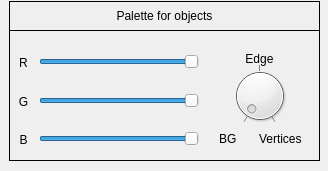
   <widget class="QFrame" name="Palette">
    <property name="geometry">
     <rect>
      <x>1</x>
      <y>530</y>
      <width>328</width>
      <height>171</height>
     </rect>
    </property>
    <property name="frameShape">
     <enum>QFrame::NoFrame</enum>
    </property>
    <property name="frameShadow">
     <enum>QFrame::Raised</enum>
    </property>
    <property name="lineWidth">
     <number>0</number>
    </property>
    <widget class="QFrame" name="Colors_panel">
     <property name="geometry">
      <rect>
       <x>9</x>
       <y>30</y>
       <width>311</width>
       <height>131</height>
      </rect>
     </property>
     <property name="frameShape">
      <enum>QFrame::Box</enum>
     </property>
     <property name="frameShadow">
      <enum>QFrame::Plain</enum>
     </property>
     <widget class="QLabel" name="R_Label">
      <property name="geometry">
       <rect>
        <x>2</x>
        <y>20</y>
        <width>25</width>
        <height>25</height>
       </rect>
      </property>
      <property name="text">
       <string>R</string>
      </property>
      <property name="alignment">
       <set>Qt::AlignCenter</set>
      </property>
     </widget>
     <widget class="QSlider" name="Slider_Green">
      <property name="geometry">
       <rect>
        <x>30</x>
        <y>63</y>
        <width>160</width>
        <height>16</height>
       </rect>
      </property>
      <property name="maximum">
       <number>253</number>
      </property>
      <property name="singleStep">
       <number>1</number>
      </property>
      <property name="value">
       <number>253</number>
      </property>
      <property name="orientation">
       <enum>Qt::Horizontal</enum>
      </property>
     </widget>
     <widget class="QLabel" name="B_Label">
      <property name="geometry">
       <rect>
        <x>2</x>
        <y>97</y>
        <width>25</width>
        <height>25</height>
       </rect>
      </property>
      <property name="text">
       <string>B</string>
      </property>
      <property name="alignment">
       <set>Qt::AlignCenter</set>
      </property>
     </widget>
     <widget class="QLabel" name="G_Label">
      <property name="geometry">
       <rect>
        <x>2</x>
        <y>59</y>
        <width>25</width>
        <height>25</height>
       </rect>
      </property>
      <property name="text">
       <string>G</string>
      </property>
      <property name="alignment">
       <set>Qt::AlignCenter</set>
      </property>
     </widget>
     <widget class="QDial" name="dial_color">
      <property name="geometry">
       <rect>
        <x>220</x>
        <y>30</y>
        <width>61</width>
        <height>71</height>
       </rect>
      </property>
      <property name="minimum">
       <number>0</number>
      </property>
      <property name="maximum">
       <number>2</number>
      </property>
      <property name="pageStep">
       <number>1</number>
      </property>
      <property name="value">
       <number>0</number>
      </property>
      <property name="sliderPosition">
       <number>0</number>
      </property>
      <property name="orientation">
       <enum>Qt::Horizontal</enum>
      </property>
      <property name="invertedAppearance">
       <bool>false</bool>
      </property>
      <property name="invertedControls">
       <bool>false</bool>
      </property>
      <property name="wrapping">
       <bool>false</bool>
      </property>
      <property name="notchTarget">
       <double>3.000000000000000</double>
      </property>
      <property name="notchesVisible">
       <bool>true</bool>
      </property>
     </widget>
     <widget class="QSlider" name="Slider_Blue">
      <property name="geometry">
       <rect>
        <x>30</x>
        <y>101</y>
        <width>160</width>
        <height>16</height>
       </rect>
      </property>
      <property name="maximum">
       <number>253</number>
      </property>
      <property name="singleStep">
       <number>1</number>
      </property>
      <property name="value">
       <number>253</number>
      </property>
      <property name="orientation">
       <enum>Qt::Horizontal</enum>
      </property>
     </widget>
     <widget class="QLabel" name="Label_2">
      <property name="geometry">
       <rect>
        <x>250</x>
        <y>100</y>
        <width>57</width>
        <height>17</height>
       </rect>
      </property>
      <property name="text">
       <string>Vertices</string>
      </property>
     </widget>
     <widget class="QSlider" name="Slider_Red">
      <property name="geometry">
       <rect>
        <x>30</x>
        <y>24</y>
        <width>160</width>
        <height>16</height>
       </rect>
      </property>
      <property name="maximum">
       <number>253</number>
      </property>
      <property name="singleStep">
       <number>1</number>
      </property>
      <property name="value">
       <number>253</number>
      </property>
      <property name="orientation">
       <enum>Qt::Horizontal</enum>
      </property>
     </widget>
     <widget class="QLabel" name="Label_1">
      <property name="geometry">
       <rect>
        <x>210</x>
        <y>100</y>
        <width>31</width>
        <height>17</height>
       </rect>
      </property>
      <property name="text">
       <string>BG</string>
      </property>
     </widget>
     <widget class="QLabel" name="Label_0">
      <property name="geometry">
       <rect>
        <x>230</x>
        <y>20</y>
        <width>41</width>
        <height>17</height>
       </rect>
      </property>
      <property name="text">
       <string>Edge</string>
      </property>
      <property name="alignment">
       <set>Qt::AlignCenter</set>
      </property>
     </widget>
    </widget>
    <widget class="QLabel" name="label_palette">
     <property name="geometry">
      <rect>
       <x>9</x>
       <y>1</y>
       <width>311</width>
       <height>30</height>
      </rect>
     </property>
     <property name="frameShape">
      <enum>QFrame::Box</enum>
     </property>
     <property name="text">
      <string>Palette for objects</string>
     </property>
     <property name="alignment">
      <set>Qt::AlignCenter</set>
     </property>
    </widget>
   </widget>
